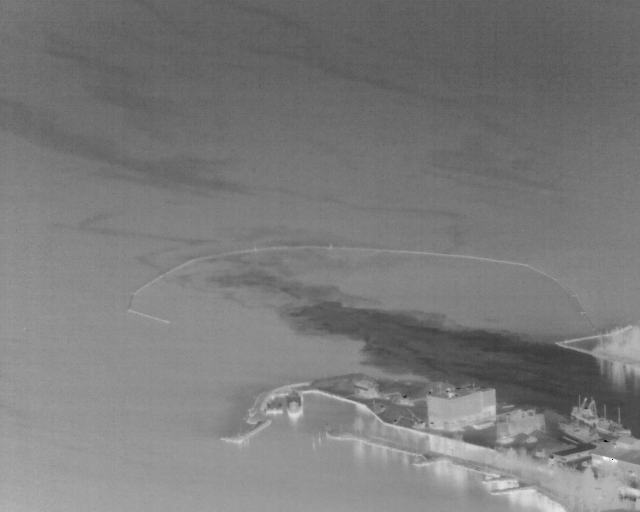
#> input picture Automatic_Filtering/Images/thermal_1579043408_0_0.png, 640 x 512 px; its folder holds only this picture in this run
$ jupyter execute testing_automatic_fitering_images.ipynb
#> lines starting #> are read from the running program, lines starting #| are printed output that depends on the picture; after the words box and inside, x2 and y2 are one past the last pixel; in counts of white or black regions, pixels touching at a corner belong together; long printed decimals are rounded
#> further down, img is the input picture: shape (512, 640); min 0, max 251, mean 123.1
[cell 1]
# imports
import cv2
import os  # to load the images from a folder
import numpy as np
import matplotlib.pyplot as plt

[cell 2]
# useful functions
def convertBlackAndWhite(image):
    # normalize the image
    img_grey_norm = np.zeros(image.shape)

    # define a threshold
    final_thresh = np.mean(image)
#> final_thresh = 123.1

    # threshold the image
    img_binary = cv2.threshold(image, final_thresh, 255, cv2.THRESH_BINARY)[1]
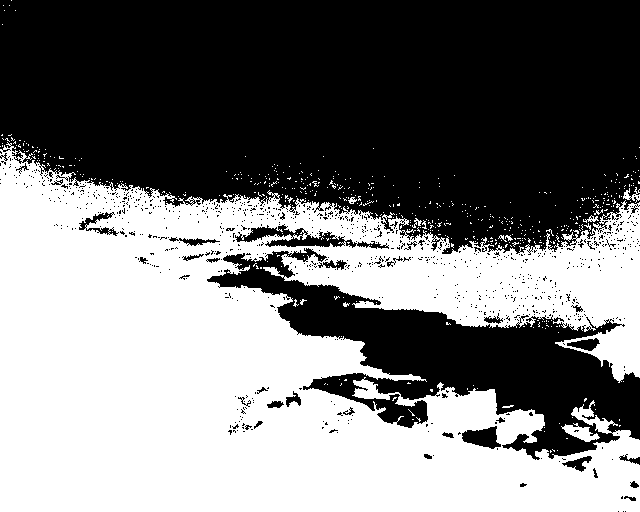
#> img_binary: shape (512, 640); 48.1% white; 535 white regions (522 under 20 px), largest, box (x1, y1, x2, y2) and area: (0, 142, 640, 512) 155793, (561, 423, 600, 442) 341, (623, 187, 640, 203) 110

    return img_binary

def saveImage(image, folder, filename):
    # save image
    cv2.imwrite(os.path.join(folder,filename), image)

def getNumPixels(image):
    return np.sum(image >= 0)

def getNumBlackPixels(image):
    return np.sum(image == 0)

def getPercentage(image):
    return (getNumBlackPixels(image)/getNumPixels(image))*100

def imageIsCorrect(image):
    percentage = getPercentage(image)
#> percentage = 51.87
    crop_image = image[256:,:]
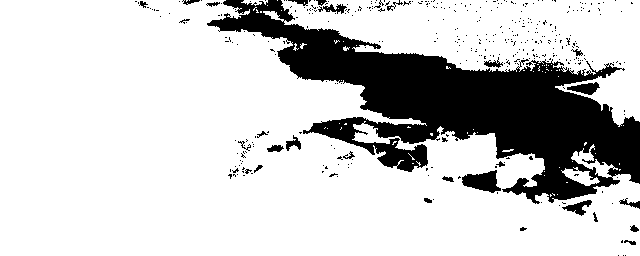
#> crop_image: shape (256, 640); 79.6% white; 387 black regions (359 under 20 px), largest, box (x1, y1, x2, y2) and area: (207, 0, 640, 204) 30553, (462, 170, 501, 193) 555, (567, 82, 600, 95) 242
    percentage_2 = getPercentage(crop_image)
#> percentage_2 = 20.44
    plt.imshow(crop_image)
    plt.show()
    correct = True
    if percentage < 54:
        if percentage_2 < 9 or percentage_2 > 37:
            correct = False
            print("Incorrect percentage_2: " + str(percentage_2))
        else:
            print("Correct percentage_2: " + str(percentage_2))
#| Correct percentage_2: 20.444

    return correct

[cell 3]
folder = 'Images'
folderSave = 'Save'
for filename in os.listdir(folder):
        img = cv2.imread(os.path.join(folder,filename), cv2.IMREAD_GRAYSCALE)
        img_binary = convertBlackAndWhite(img)
        if (imageIsCorrect(img_binary)):
            print("Percentage: " + str(getPercentage(img_binary)))
#| Percentage: 51.868
            print("Image is correct")
            saveImage(img, folderSave, filename)
        else:
            print("Percentage: " + str(getPercentage(img_binary)))
            print("Image is not correct")

$ run again, on Automatic_Filtering/Images/thermal_1579648028_0_0.png
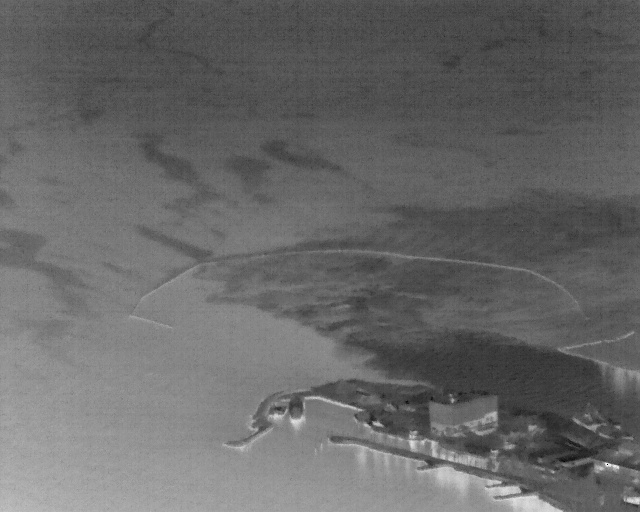
#> input picture Automatic_Filtering/Images/thermal_1579648028_0_0.png, 640 x 512 px
#> img is the input picture: shape (512, 640); min 0, max 253, mean 103.4
#> final_thresh = 103.4
#> in convertBlackAndWhite, `img_binary = cv2.threshold(image, final_thresh, 255, cv2.THRESH_BINARY..`:
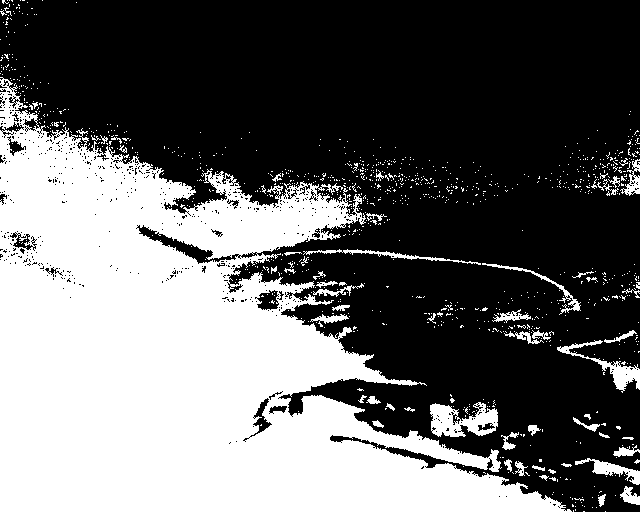
#> img_binary: shape (512, 640); 40.1% white; 1025 white regions (967 under 20 px), largest, box (x1, y1, x2, y2) and area: (0, 77, 572, 512) 121972, (430, 402, 498, 437) 1441, (557, 340, 640, 393) 881
#> percentage = 59.92
#> in imageIsCorrect, `crop_image = image[256:,:]`:
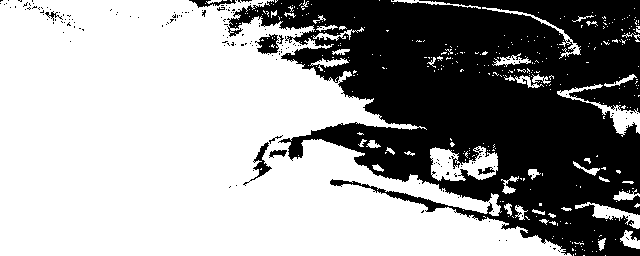
#> crop_image: shape (256, 640); 61.7% white; 181 black regions (172 under 20 px), largest, box (x1, y1, x2, y2) and area: (227, 0, 640, 256) 61326, (255, 34, 279, 54) 293, (243, 142, 272, 186) 273
#> percentage_2 = 38.27
#| Percentage: 59.921

$ run again, on Automatic_Filtering/Images/thermal_1579648928_0_0.png
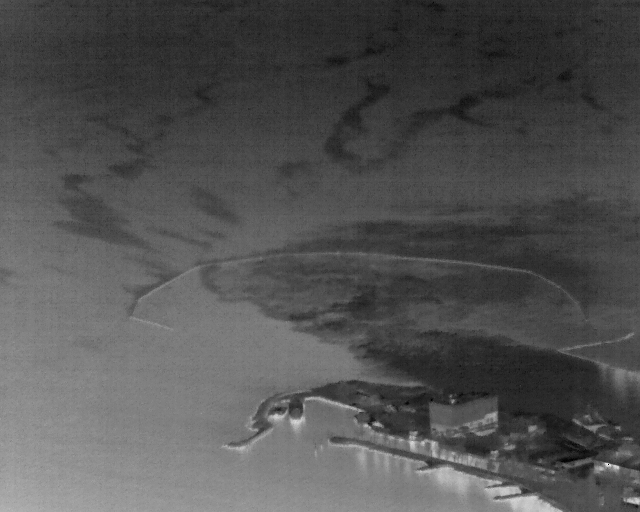
#> input picture Automatic_Filtering/Images/thermal_1579648928_0_0.png, 640 x 512 px
#> img is the input picture: shape (512, 640); min 0, max 253, mean 82
#> final_thresh = 82.02
#> in convertBlackAndWhite, `img_binary = cv2.threshold(image, final_thresh, 255, cv2.THRESH_BINARY..`:
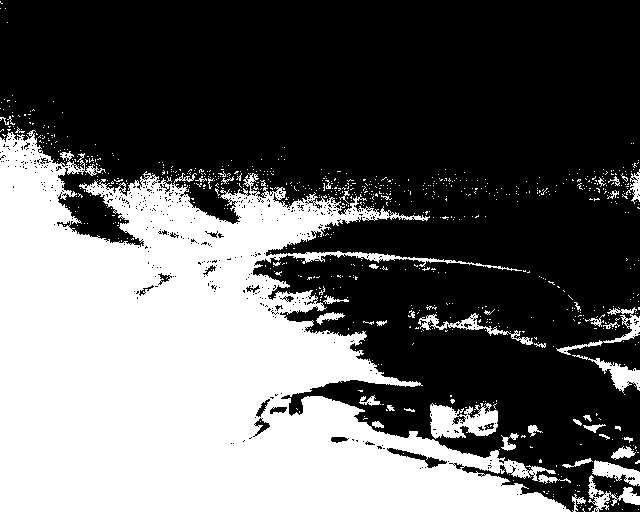
#> img_binary: shape (512, 640); 38.8% white; 801 white regions (755 under 20 px), largest, box (x1, y1, x2, y2) and area: (0, 130, 571, 512) 118335, (430, 403, 498, 439) 1608, (572, 355, 640, 393) 718
#> percentage = 61.2
#> in imageIsCorrect, `crop_image = image[256:,:]`:
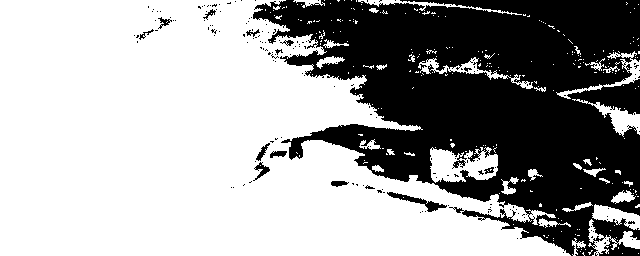
#> crop_image: shape (256, 640); 63.5% white; 180 black regions (166 under 20 px), largest, box (x1, y1, x2, y2) and area: (253, 0, 640, 256) 58445, (387, 192, 447, 212) 313, (253, 162, 270, 181) 115
#> percentage_2 = 36.49
#| Percentage: 61.203

$ run again, on Automatic_Filtering/Images/thermal_1579388768_0_0.png
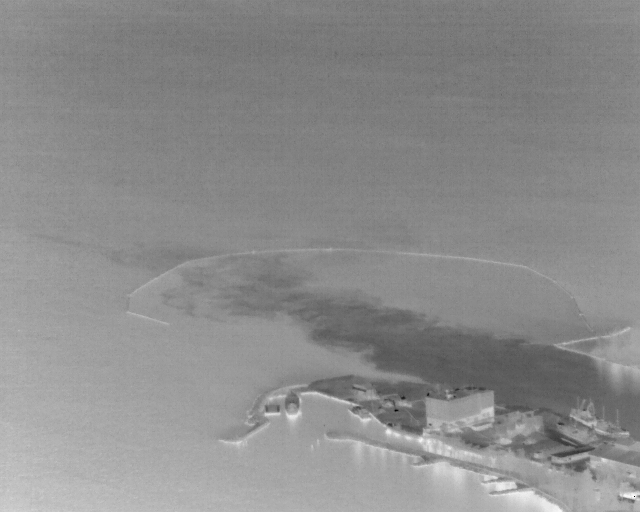
#> input picture Automatic_Filtering/Images/thermal_1579388768_0_0.png, 640 x 512 px
#> img is the input picture: shape (512, 640); min 0, max 255, mean 139.9
#> final_thresh = 139.9
#> in convertBlackAndWhite, `img_binary = cv2.threshold(image, final_thresh, 255, cv2.THRESH_BINARY..`:
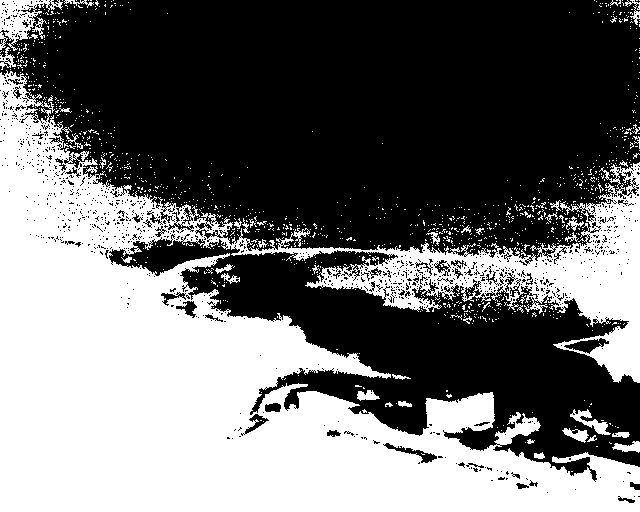
#> img_binary: shape (512, 640); 42.9% white; 1097 white regions (1052 under 20 px), largest, box (x1, y1, x2, y2) and area: (0, 70, 640, 512) 134119, (0, 0, 63, 51) 1352, (570, 409, 611, 435) 363
#> percentage = 57.06
#> in imageIsCorrect, `crop_image = image[256:,:]`:
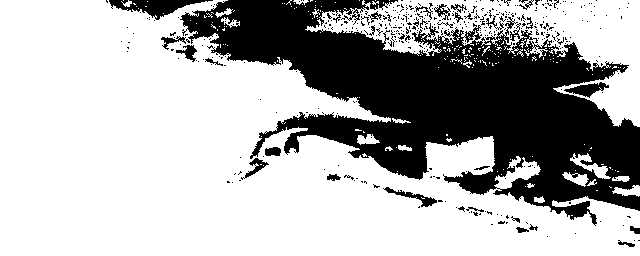
#> crop_image: shape (256, 640); 69.4% white; 407 black regions (374 under 20 px), largest, box (x1, y1, x2, y2) and area: (180, 0, 640, 226) 45947, (109, 0, 213, 20) 902, (564, 82, 609, 98) 328
#> percentage_2 = 30.64
#| Percentage: 57.061
